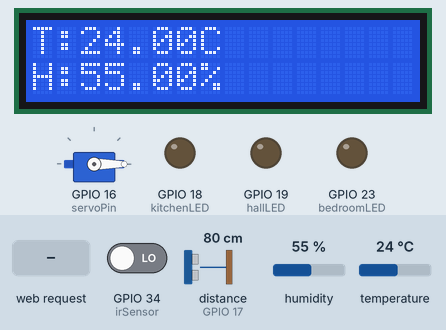
Simulated run of this sketch. Board: ESP32. On the bench: servo, 16×2 character LCD, output pins drawn as LEDs (lit = HIGH). Wiring (inferred from the names in the program): ultrasonic range finder: trigger GPIO 5; echo GPIO 17. Inputs (shaded band) come from the test bench; at power-on: GPIO 34 (irSensor) LOW, distance to the obstacle (sensor on GPIO 17) 80 cm, temperature 24 °C, humidity 55 %. The echo pulse lasts 58.3 µs per cm; WiFi joins after 1.5 s; servers stay silent unless stated; pins used as bus, display or sensor lines are not drawn; what the sketch prints to the serial monitor is not drawn.

Above: at 2.8 s.
2.9 s: GPIO 34 (irSensor) driven HIGH
At 4.19 s:
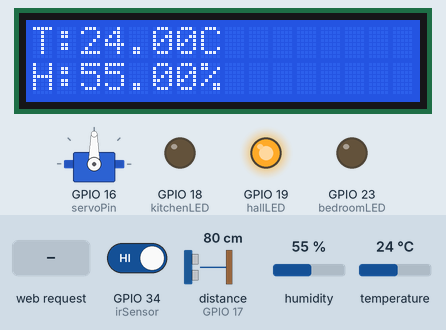
At 5.6 s:
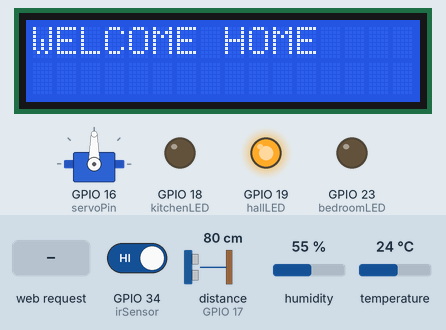
7.8 s: distance to the obstacle (sensor on GPIO 17) set to 2 cm
13.8 s: HTTP request GET /BEDON received
At 14.2 s:
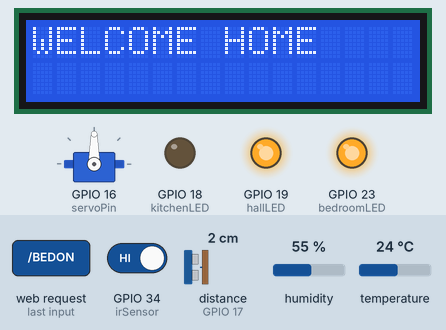
19.8 s: HTTP request GET /HALLOFF received
25.8 s: temperature set to 0 °C
At 26.3 s:
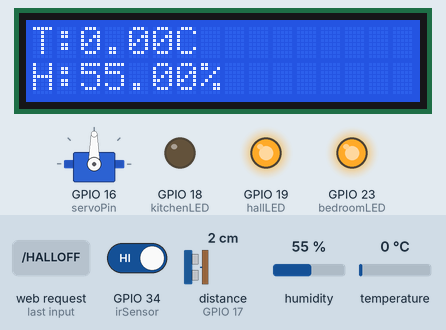
31.8 s: distance to the obstacle (sensor on GPIO 17) set to 4 cm
Timing chart, 0 to 34.8 s (numbered marks = the images above; inputs shaded):
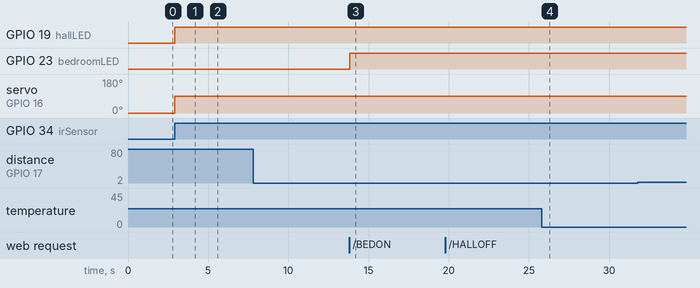

Measured:
- after the input at 2.9 s, GPIO 19 (hallLED): LOW → HIGH at once; servo on GPIO 16 (servoPin): 0° → 90° at once; the display: first changes at once (image 1 shows a later state)
- after the input at 13.8 s, GPIO 23 (bedroomLED): LOW → HIGH at once
- what the display in image 2 shows lasts 1.6 s, from 4.4 s to 6.0 s

The sketch:

Smart_home_draft1.ino
```cpp
#include <WiFi.h>
#include <ESP32Servo.h>
#include <DHT.h>
#include <Wire.h>
#include <LiquidCrystal_I2C.h>

const char* ssid = "realme 9 pro plus";
const char* password = "vedant@1234";

WiFiServer server(80);

// LEDs
int bedroomLED = 23;
int hallLED = 19;
int kitchenLED = 18;

// IR Sensor
int irSensor = 34;

// Servo (door)
Servo doorServo;
int servoPin = 16;

// Ultrasonic
int trigPin = 5;
int echoPin = 17;

// DHT11
#define DHTPIN 4
#define DHTTYPE DHT11
DHT dht(DHTPIN,DHTTYPE);

// LCD I2C
LiquidCrystal_I2C lcd(0x27,16,2);

// Timing
unsigned long hallOffTime = 0;
bool hallAutoOn = false;
unsigned long doorCloseTime = 0;
bool doorOpenFlag = false;

void setup() {

Serial.begin(115200);

pinMode(bedroomLED,OUTPUT);
pinMode(hallLED,OUTPUT);
pinMode(kitchenLED,OUTPUT);
pinMode(irSensor,INPUT);

pinMode(trigPin,OUTPUT);
pinMode(echoPin,INPUT);

doorServo.attach(servoPin);
doorServo.write(0);

lcd.init();
lcd.backlight();

lcd.print("SMART HOME");
lcd.setCursor(0,1);
lcd.print("Starting...");

dht.begin();

WiFi.begin(ssid,password);

while(WiFi.status() != WL_CONNECTED){
delay(500);
Serial.println("Connecting...");
}

Serial.println("WiFi Connected");
Serial.println(WiFi.localIP());

lcd.clear();
lcd.print("WiFi Connected");

server.begin();
}

void loop() {

unsigned long currentMillis = millis();

// ---- IR Motion Automation ----
int motion = digitalRead(irSensor);

if(motion == HIGH){

digitalWrite(hallLED,HIGH);
hallAutoOn = true;
hallOffTime = currentMillis + 30000;

doorServo.write(90);
doorOpenFlag = true;
doorCloseTime = currentMillis + 5000;

lcd.clear();
lcd.print("WELCOME HOME");
}

// Auto OFF Hall
if(hallAutoOn && currentMillis > hallOffTime){
digitalWrite(hallLED,LOW);
hallAutoOn = false;
}

// Auto Close Door
if(doorOpenFlag && currentMillis > doorCloseTime){
doorServo.write(0);
doorOpenFlag = false;
}

// ---- Ultrasonic Distance ----
digitalWrite(trigPin,LOW);
delayMicroseconds(2);

digitalWrite(trigPin,HIGH);
delayMicroseconds(10);

digitalWrite(trigPin,LOW);

long duration = pulseIn(echoPin,HIGH);

float distance = duration * 0.034 / 2;

// ---- Read DHT11 ----
float temp = dht.readTemperature();
float hum = dht.readHumidity();

// ---- LCD update every 2 sec ----
static unsigned long lastLCD = 0;

if(currentMillis - lastLCD > 2000){

lastLCD = currentMillis;

lcd.clear();
lcd.setCursor(0,0);
lcd.print("T:");
lcd.print(temp);
lcd.print("C");

lcd.setCursor(0,1);
lcd.print("H:");
lcd.print(hum);
lcd.print("%");
}

// ---- Web Server ----
WiFiClient client = server.available();

if(client){

String req = client.readStringUntil('\r');
client.flush();

if(req.indexOf("/BEDON")!=-1) digitalWrite(bedroomLED,HIGH);
if(req.indexOf("/BEDOFF")!=-1) digitalWrite(bedroomLED,LOW);

if(req.indexOf("/HALLON")!=-1) digitalWrite(hallLED,HIGH);
if(req.indexOf("/HALLOFF")!=-1) digitalWrite(hallLED,LOW);

if(req.indexOf("/KITCHENON")!=-1) digitalWrite(kitchenLED,HIGH);
if(req.indexOf("/KITCHENOFF")!=-1) digitalWrite(kitchenLED,LOW);

if(req.indexOf("/OPEN")!=-1) doorServo.write(90);
if(req.indexOf("/CLOSE")!=-1) doorServo.write(0);

// ---- Send Webpage ----
client.println("HTTP/1.1 200 OK");
client.println("Content-Type: text/html");
client.println("");

client.println("<!DOCTYPE html><html>");
client.println("<meta name='viewport' content='width=device-width, initial-scale=1'>");

client.println("<style>");
client.println("body{font-family:Arial;text-align:center;background:#0f172a;color:white;}");
client.println("button{padding:15px 30px;font-size:18px;margin:10px;border:none;border-radius:8px;background:#38bdf8;color:white;}");
client.println("</style>");

client.println("<h1>SMART HOME</h1>");

client.print("<h3>Temperature: ");
client.print(temp);
client.println("C</h3>");

client.print("<h3>Humidity: ");
client.print(hum);
client.println("%</h3>");

client.println("<h2>Bedroom</h2>");
client.println("<a href='/BEDON'><button>ON</button></a>");
client.println("<a href='/BEDOFF'><button>OFF</button></a>");

client.println("<h2>Hall</h2>");
client.println("<a href='/HALLON'><button>ON</button></a>");
client.println("<a href='/HALLOFF'><button>OFF</button></a>");

client.println("<h2>Kitchen</h2>");
client.println("<a href='/KITCHENON'><button>ON</button></a>");
client.println("<a href='/KITCHENOFF'><button>OFF</button></a>");

client.println("<h2>Door</h2>");
client.println("<a href='/OPEN'><button>OPEN</button></a>");
client.println("<a href='/CLOSE'><button>CLOSE</button></a>");

client.println("</html>");

delay(1);
client.stop();

}

}
```
